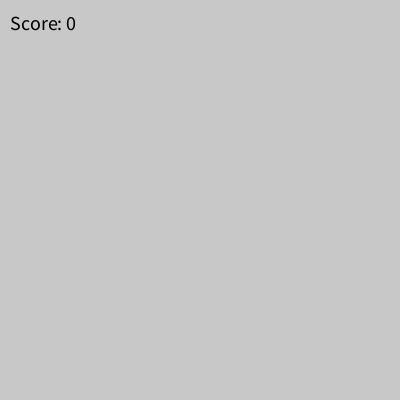
Frame 1 (no input)
Frame 60 (the mouse pressed at the canvas centre just before this capture): identical to frame 1, image omitted
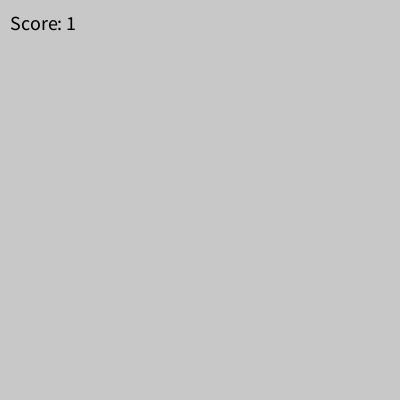
Frame 120 (the mouse held since frame 60 and released just before this capture)

The Processing sketch that drew these frames (run headless with seeded random() and noise(); from frame 60 on, the mouse is pressed at the canvas centre):

// Processing sketch: sketch_U34
// ── sketch_U34.pde
int score=0;
boolean alive=true;
void setup(){size(400,400);textSize(20);}
void draw(){
  background(alive?200:100);
  fill(0); text("Score: "+score,10,30);
  if(!alive){fill(255,0,0); text("GAME OVER",150,200);}
  if(alive&&frameCount%60==0) score++;
}
void keyPressed(){if(key=='r'){alive=true;score=0;}}
